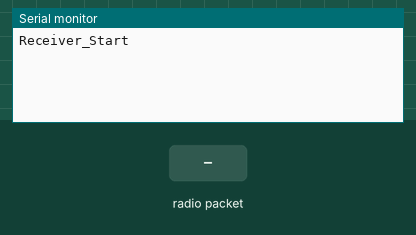
Bench run of a sketch on a simulated Arduino Uno, built with avr-gcc and run on an emulated ATmega328P. On the bench: the last lines printed to the serial monitor. Inputs (shaded band) come from the test bench. No radio packets arrive unless stated.

Above: at 1.2 s.
1.3 s: radio packet "1" arrives
At 1.6 s:
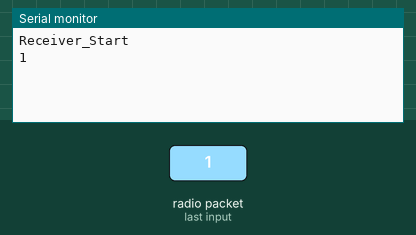
2.8 s: radio packet "0" arrives
At 4.0 s:
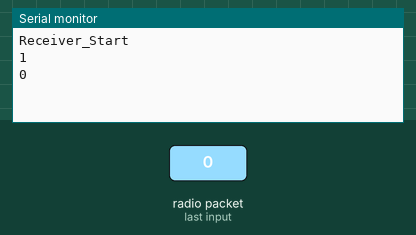
4.3 s: radio packet "2" arrives
At 5.1 s:
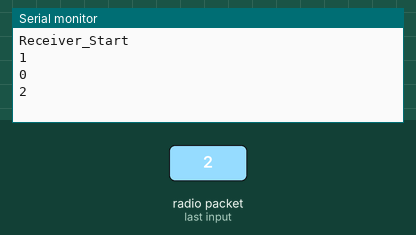

Measured:
- after the input at 1.3 s, the serial monitor: prints a new line at once (image 1)
- after the input at 2.8 s, the serial monitor: prints a new line at once (image 2)
- after the input at 4.3 s, the serial monitor: prints a new line at once (image 3)

The sketch:

RF_receiver.ino
```cpp
#include <SPI.h>
#include "RF24.h"

/*
  예제 248-1-1 2.4G RF모듈(nRF24L01)을 이용한 리시버예제!
 */


RF24 radio(9, 10); //CE, SS

uint8_t address[6] = "00001";

void setup() {
  // put your setup code here, to run once:
  Serial.begin(115200); //PC와 아두이노간 통신라인
  Serial.println("Receiver_Start");
  radio.begin(); //아두이노-RF모듈간 통신라인
  radio.setPALevel(RF24_PA_LOW);
  radio.openReadingPipe(0, address);
  radio.startListening();
}

void loop() {
  // put your main code here, to run repeatedly:
  if (radio.available()){
    //RF무선모듈쪽으로 뭔가 수신된값이 존재한다면~
    char text[30];
    radio.read(text,sizeof(text));
    Serial.println(text);

  }
}
```
